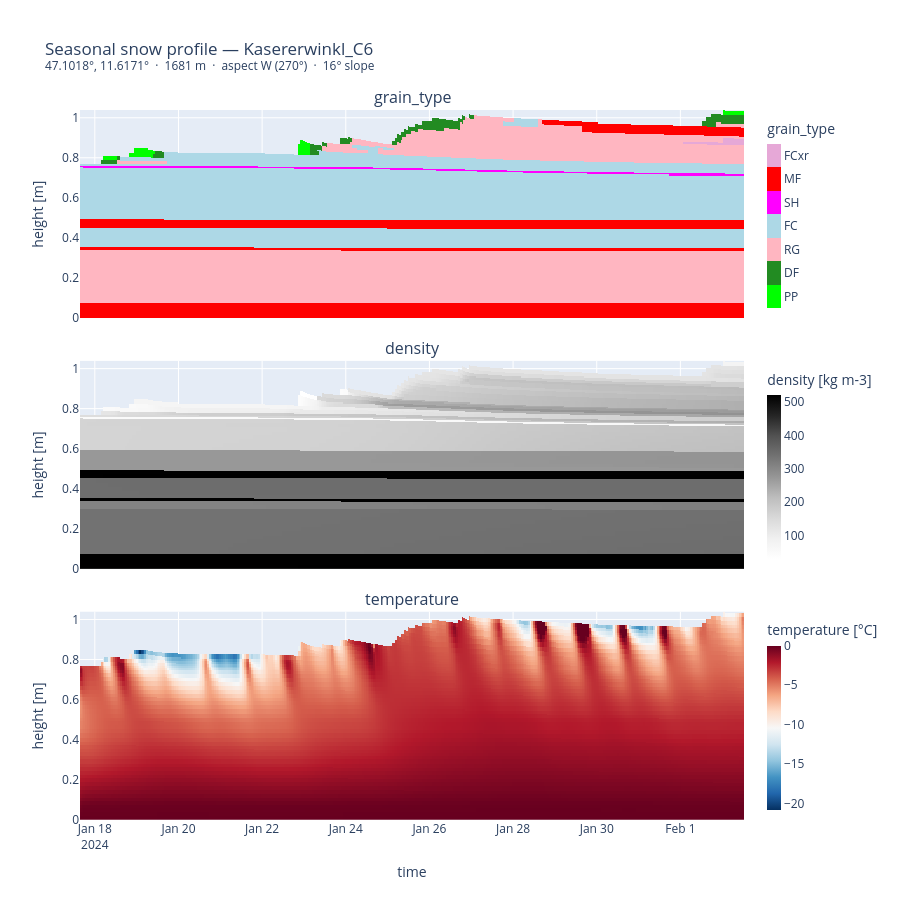

The notebook cell this image was saved under:
### Markdown cell above
### Fallback: season plot extension

xsnow also ships a lightweight Plotly-based season plot extension. It is useful for quick inspection of one location/aspect time series.

See the API docs for {doc}`xsnow.extensions.season_plot <../api/_generated/xsnow.extensions.season_plot>` for more information.

### Code cell
import xsnow
import xsnow.extensions.season_plot

xs = xsnow.single_profile_timeseries()
fig = xs.plot_season(["grain_type", "density", "temperature"])
fig.show()

### Figure 1 — Plotly figure (JSON) as saved in the notebook; plotly's stock layout.template omitted (floating-point values rounded to 4 significant figures; data arrays with more than 128 entries replaced by an {"elided": "..."} marker saying what was removed)
{"data": [{"colorbar": {"len": 0.2933, "thickness": 14, "tickmode": "array", "ticktext": ["PP", "DF", "RG", "FC", "SH", "MF", "FCxr"], "tickvals": [0, 1, 2, 3, 4, 5, 6], "title": {"text": "grain_type"}, "y": 0.8533, "yanchor": "middle"}, "colorscale": [[0, "#00ff00"], [0.1429, "#00ff00"], [0.1429, "#228b22"], [0.2857, "#228b22"], [0.2857, "#ffb6c1"], [0.4286, "#ffb6c1"], [0.4286, "#add8e6"], [0.5714, "#add8e6"], [0.5714, "#ff00ff"], [0.7143, "#ff00ff"], [0.7143, "#ff0000"], [0.8571, "#ff0000"], [0.8571, "#e6a8d7"], [1, "#e6a8d7"]], "hovertemplate": "%{x}<br>height=%{y:.2f}<br>grain_type=%{text}<extra></extra>", "showscale": true, "text": {"elided": "200x381 str values"}, "type": "heatmap", "x": {"elided": "381 str values"}, "xaxis": "x", "y": {"elided": "200 float values"}, "yaxis": "y", "z": {"elided": "200x381 float values"}, "zmax": 6.5, "zmin": -0.5}, {"colorbar": {"len": 0.2933, "thickness": 14, "title": {"text": "density [kg m-3]"}, "y": 0.5, "yanchor": "middle"}, "colorscale": [[0, "rgb(255,255,255)"], [0.125, "rgb(240,240,240)"], [0.25, "rgb(217,217,217)"], [0.375, "rgb(189,189,189)"], [0.5, "rgb(150,150,150)"], [0.625, "rgb(115,115,115)"], [0.75, "rgb(82,82,82)"], [0.875, "rgb(37,37,37)"], [1, "rgb(0,0,0)"]], "hovertemplate": "%{x}<br>height=%{y:.2f}<br>density=%{z:.3f}<extra></extra>", "showscale": true, "type": "heatmap", "x": {"elided": "381 str values"}, "xaxis": "x2", "y": {"elided": "200 float values"}, "yaxis": "y2", "z": {"elided": "200x381 float values"}}, {"colorbar": {"len": 0.2933, "thickness": 14, "title": {"text": "temperature [°C]"}, "y": 0.1467, "yanchor": "middle"}, "colorscale": [[0, "rgb(5,48,97)"], [0.1, "rgb(33,102,172)"], [0.2, "rgb(67,147,195)"], [0.3, "rgb(146,197,222)"], [0.4, "rgb(209,229,240)"], [0.5, "rgb(247,247,247)"], [0.6, "rgb(253,219,199)"], [0.7, "rgb(244,165,130)"], [0.8, "rgb(214,96,77)"], [0.9, "rgb(178,24,43)"], [1, "rgb(103,0,31)"]], "hovertemplate": "%{x}<br>height=%{y:.2f}<br>temperature=%{z:.3f}<extra></extra>", "showscale": true, "type": "heatmap", "x": {"elided": "381 str values"}, "xaxis": "x3", "y": {"elided": "200 float values"}, "yaxis": "y3", "z": {"elided": "200x381 float values"}}], "layout": {"annotations": [{"font": {"size": 16}, "showarrow": false, "text": "grain_type", "x": 0.5, "xanchor": "center", "xref": "paper", "y": 1, "yanchor": "bottom", "yref": "paper"}, {"font": {"size": 16}, "showarrow": false, "text": "density", "x": 0.5, "xanchor": "center", "xref": "paper", "y": 0.6467, "yanchor": "bottom", "yref": "paper"}, {"font": {"size": 16}, "showarrow": false, "text": "temperature", "x": 0.5, "xanchor": "center", "xref": "paper", "y": 0.2933, "yanchor": "bottom", "yref": "paper"}], "height": 900, "margin": {"t": 110}, "title": {"text": "Seasonal snow profile — Kasererwinkl_C6<br><sup>47.1018°, 11.6171°  ·  1681 m  ·  aspect W (270°)  ·  16° slope</sup>"}, "xaxis": {"anchor": "y", "domain": [0, 1], "matches": "x3", "showticklabels": false}, "xaxis2": {"anchor": "y2", "domain": [0, 1], "matches": "x3", "showticklabels": false}, "xaxis3": {"anchor": "y3", "domain": [0, 1], "title": {"text": "time"}}, "yaxis": {"anchor": "x", "domain": [0.7067, 1], "title": {"text": "height [m]"}}, "yaxis2": {"anchor": "x2", "domain": [0.3533, 0.6467], "title": {"text": "height [m]"}}, "yaxis3": {"anchor": "x3", "domain": [0, 0.2933], "title": {"text": "height [m]"}}}}
